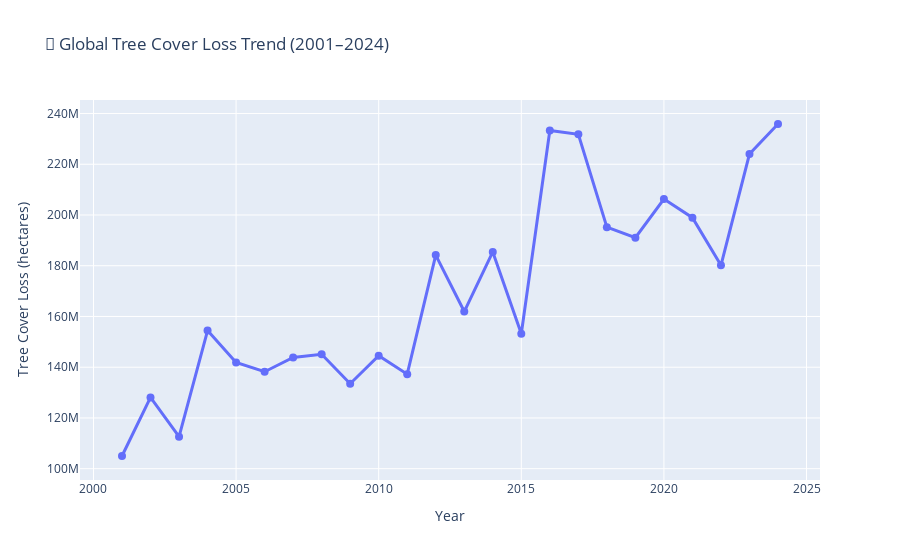

Notebook source saved alongside this figure:
### Code cell
yearly_loss = df.groupby("year", as_index=False)["tree_cover_loss_ha"].sum()

print("Global Tree Cover Loss by Year:")
display(yearly_loss)

fig = px.line(yearly_loss, x="year", y="tree_cover_loss_ha",
              title="🌲 Global Tree Cover Loss Trend (2001–2024)",
              labels={"tree_cover_loss_ha": "Tree Cover Loss (hectares)", "year": "Year"},
              markers=True)
fig.update_traces(line_width=3, marker_size=8)
fig.show()

yearly_loss['yoy_change'] = yearly_loss['tree_cover_loss_ha'].pct_change() * 100
yearly_loss['yoy_change_abs'] = yearly_loss['tree_cover_loss_ha'].diff()

print("\nYear-over-Year Changes:")
display(yearly_loss[['year', 'tree_cover_loss_ha', 'yoy_change', 'yoy_change_abs']].tail(10))

### Figure 1 — Plotly figure (JSON) as saved in the notebook; plotly's stock layout.template omitted (floating-point values rounded to 4 significant figures)
{"data": [{"hovertemplate": "Year=%{x}<br>Tree Cover Loss (hectares)=%{y}<extra></extra>", "legendgroup": "", "line": {"color": "#636efa", "dash": "solid", "width": 3}, "marker": {"size": 8, "symbol": "circle"}, "mode": "lines+markers", "name": "", "orientation": "v", "showlegend": false, "type": "scatter", "x": [2001, 2002, 2003, 2004, 2005, 2006, 2007, 2008, 2009, 2010, 2011, 2012, 2013, 2014, 2015, 2016, 2017, 2018, 2019, 2020, 2021, 2022, 2023, 2024], "xaxis": "x", "y": [105000000.0, 128100000.0, 112600000.0, 154400000.0, 141800000.0, 138200000.0, 143800000.0, 145100000.0, 133500000.0, 144500000.0, 137200000.0, 184200000.0, 161900000.0, 185400000.0, 153200000.0, 233300000.0, 231800000.0, 195200000.0, 191000000.0, 206300000.0, 199000000.0, 180200000.0, 224000000.0, 235900000.0], "yaxis": "y"}], "layout": {"legend": {"tracegroupgap": 0}, "title": {"text": "🌲 Global Tree Cover Loss Trend (2001–2024)"}, "xaxis": {"anchor": "y", "domain": [0, 1], "title": {"text": "Year"}}, "yaxis": {"anchor": "x", "domain": [0, 1], "title": {"text": "Tree Cover Loss (hectares)"}}}}
